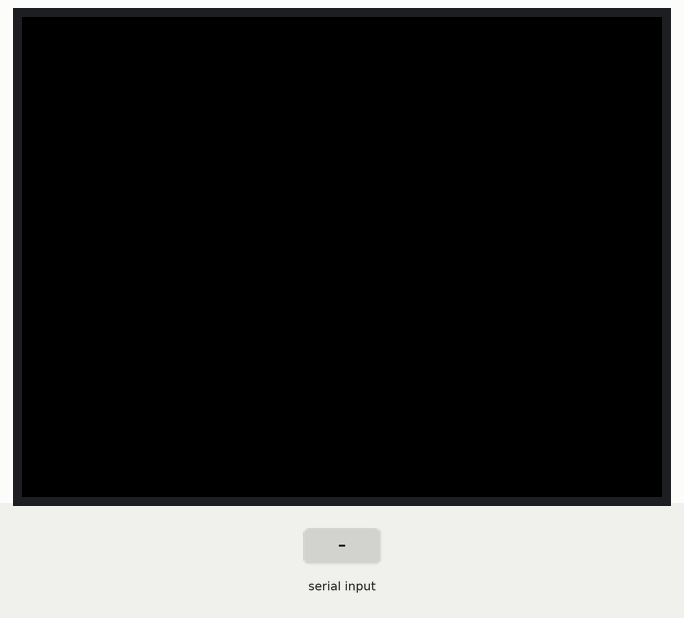
Simulated run of this program. Board: ESP32-S3. Shown: 320×240 colour display. The test bench sets the inputs (shaded band). Not simulated (calls return 0 or success): env.h.

Above: at 1.3 s.
1.4 s: "90,45,200\n" received over Serial
At 1.8 s:
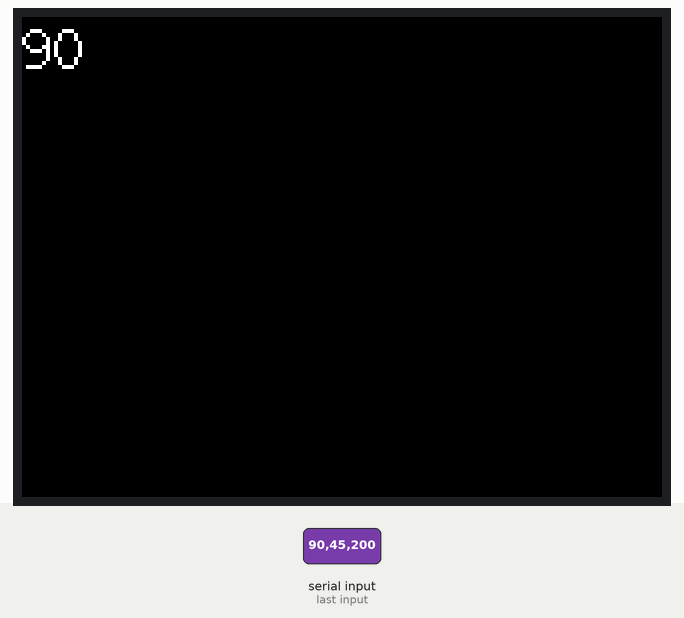
2.9 s: "30,150,10\n" received over Serial
Timing chart, 0 to 5.9 s (numbered marks = the images above; inputs shaded):
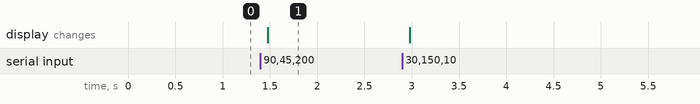

The program:

main.cpp
```cpp
#include <M5Unified.h>
#include "env.h"

void setup() {
  USBSerial.begin(115200);
  auto cfg = M5.config();
  M5.begin(cfg);
  M5.Lcd.setTextSize(2);
  M5.Lcd.setFont(&fonts::Font2);
}

void loop() {
  if (USBSerial.available()) {
    String receivedString = USBSerial.readStringUntil('\n');
    receivedString.trim();

    // uint8_t receivedByte = receivedString.toInt();
    // USBSerial.println(receivedByte);
    M5.Lcd.setCursor(0, 0);
    M5.Lcd.fillScreen(BLACK);

    uint32_t value = strtoul(receivedString.c_str(), NULL, 16);  // 16進数として解析
    M5.Lcd.printf("%02X", value);
    if ((receivedString.toInt() & 0xFF00) == 0x1200) {
      M5.Lcd.setCursor(0, 0);
      M5.Lcd.fillScreen(BLACK);
      M5.Lcd.printf("pinMode");
      int pin = (receivedString.toInt() & 0x000F);  // ピン番号を取得（4ビット右シフト）
      pinMode(pin, OUTPUT);   // 下位バイトのみを取得
    }
    else if ((receivedString.toInt() & 0xFF00) == 0x1100) {
      M5.Lcd.setCursor(0, 0);
      M5.Lcd.fillScreen(BLACK);
      M5.Lcd.printf("dWrite");
      int pin = (receivedString.toInt() & 0x000F);  // ピン番号を取得（4ビット右シフト）
      int value = (receivedString.toInt() & 0x0010) >> 4;       // 値を取得（最下位ビット）
      M5.Lcd.printf("pin: %d, value: %d", pin, value);
      digitalWrite(pin, value);
    }


  }
}
```

Measured:
- after the input at 1.4 s, the display: changes after 0.08 s (image 1)
